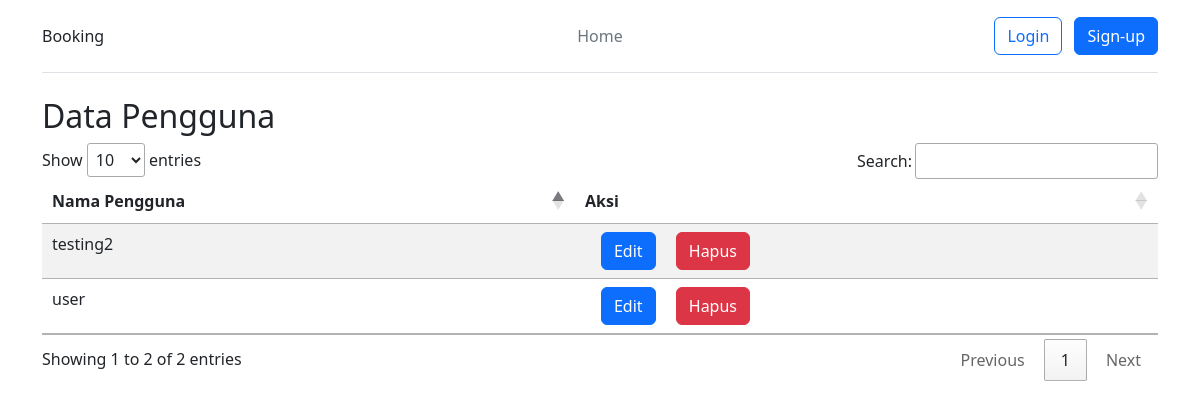
/admin/users/view.php, run on an earlier commit of the app's database.
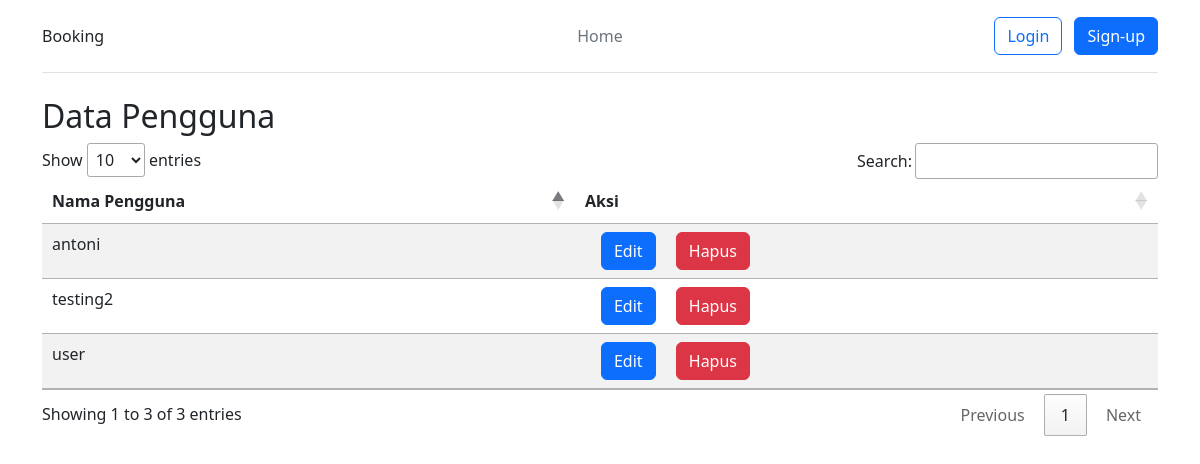
And on a later commit of the database.
### tables this page shows
CREATE TABLE `users` (
  `id` int(11) NOT NULL,
  `username` varchar(255) NOT NULL,
  `email` varchar(255) NOT NULL,
  `password` varchar(255) NOT NULL,
  `role` varchar(50) NOT NULL,
  `name` varchar(255) NOT NULL,
  `photo` varchar(255) NOT NULL DEFAULT 'default.svg'
);

### admin/users/view.php (the view, shortened to what this page needs)
<?php
require('../../config.php');
$sql = "SELECT * FROM users where NOT role='admin'";
$result = $conn->query($sql);
?>
<!DOCTYPE html>
<html>
<head>
    <?php require('../../components/head.php') ?>
    <?php require('../../components/nav-admin.php') ?>
    <link rel="stylesheet" type="text/css" href="https://cdn.datatables.net/1.10.25/css/jquery.dataTables.min.css">
</head>
<body>
    <div class="container">
        <h2>Data Pengguna</h2>
        <table id="fileTable" class="table table-resposive table-striped">
            <thead>
                <tr>
                    <th>Nama Pengguna</th>
                    <th>Aksi</th>
                </tr>
            </thead>
            <tbody>
                <?php foreach($result as $row) :?>
                    <tr>
                        <td><?= $row['username'] ?></td>
                        <td>
                            <div class="">
                                <a href="./edit.php?id=<?=$row['id']?>" class="btn btn-primary ms-3">Edit</a>
                                <a href="./hapus.php?id=<?=$row['id']?>" class="btn btn-danger ms-3">Hapus</a>
                            </div>
                        </td>
                    </tr>
                <?php endforeach ?>
            </tbody>
        </table>
    </div>
</body>
</html>

What changed in the data, as far as the page shows it:
added users: username "antoni"
Also different on the page:
text written by a page script: "Show entries Search: Showing 1 to 2 of 2 entries Previous 1 Next" → "Show entries Search: Showing 1 to 3 of 3 entries Previous 1 Next"
